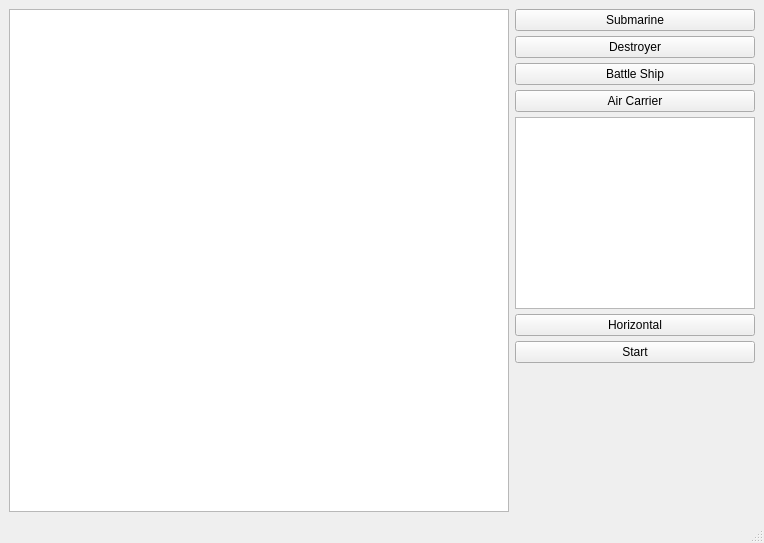
<?xml version="1.0" encoding="UTF-8"?>
<ui version="4.0">
 <class>SetWindow</class>
 <widget class="QMainWindow" name="SetWindow">
  <property name="windowModality">
   <enum>Qt::WindowModal</enum>
  </property>
  <property name="geometry">
   <rect>
    <x>0</x>
    <y>0</y>
    <width>764</width>
    <height>543</height>
   </rect>
  </property>
  <property name="sizePolicy">
   <sizepolicy hsizetype="Expanding" vsizetype="Expanding">
    <horstretch>0</horstretch>
    <verstretch>0</verstretch>
   </sizepolicy>
  </property>
  <property name="windowTitle">
   <string>MainWindow</string>
  </property>
  <property name="windowIcon">
   <iconset>
    <normaloff>../images/ship.png</normaloff>../images/ship.png</iconset>
  </property>
  <widget class="QWidget" name="centralwidget">
   <property name="sizePolicy">
    <sizepolicy hsizetype="Maximum" vsizetype="Maximum">
     <horstretch>0</horstretch>
     <verstretch>0</verstretch>
    </sizepolicy>
   </property>
   <layout class="QGridLayout" name="gridLayout">
    <item row="0" column="0">
     <layout class="QHBoxLayout" name="horizontalLayout" stretch="0,0">
      <property name="sizeConstraint">
       <enum>QLayout::SetMaximumSize</enum>
      </property>
      <item>
       <widget class="QTableWidget" name="fieldTable">
        <property name="tabKeyNavigation">
         <bool>false</bool>
        </property>
        <property name="defaultDropAction">
         <enum>Qt::CopyAction</enum>
        </property>
       </widget>
      </item>
      <item>
       <layout class="QVBoxLayout" name="verticalLayout">
        <property name="spacing">
         <number>5</number>
        </property>
        <property name="sizeConstraint">
         <enum>QLayout::SetMinimumSize</enum>
        </property>
        <property name="leftMargin">
         <number>0</number>
        </property>
        <property name="bottomMargin">
         <number>0</number>
        </property>
        <item>
         <widget class="QPushButton" name="submarineButton">
          <property name="text">
           <string>Submarine</string>
          </property>
         </widget>
        </item>
        <item>
         <widget class="QPushButton" name="destroyerButton">
          <property name="text">
           <string>Destroyer</string>
          </property>
         </widget>
        </item>
        <item>
         <widget class="QPushButton" name="battleButton">
          <property name="text">
           <string>Battle Ship</string>
          </property>
         </widget>
        </item>
        <item>
         <widget class="QPushButton" name="airCarrierButton">
          <property name="text">
           <string>Air Carrier</string>
          </property>
         </widget>
        </item>
        <item>
         <widget class="QTableWidget" name="shipTable">
          <property name="sizePolicy">
           <sizepolicy hsizetype="Preferred" vsizetype="Preferred">
            <horstretch>0</horstretch>
            <verstretch>0</verstretch>
           </sizepolicy>
          </property>
          <property name="maximumSize">
           <size>
            <width>240</width>
            <height>240</height>
           </size>
          </property>
          <property name="editTriggers">
           <set>QAbstractItemView::NoEditTriggers</set>
          </property>
          <property name="dragEnabled">
           <bool>true</bool>
          </property>
          <property name="dragDropOverwriteMode">
           <bool>false</bool>
          </property>
          <property name="defaultDropAction">
           <enum>Qt::CopyAction</enum>
          </property>
          <attribute name="horizontalHeaderVisible">
           <bool>false</bool>
          </attribute>
          <attribute name="verticalHeaderVisible">
           <bool>false</bool>
          </attribute>
         </widget>
        </item>
        <item>
         <widget class="QPushButton" name="directionButton">
          <property name="text">
           <string>Horizontal</string>
          </property>
         </widget>
        </item>
        <item>
         <widget class="QPushButton" name="startButton">
          <property name="text">
           <string>Start</string>
          </property>
         </widget>
        </item>
        <item>
         <spacer name="verticalSpacer">
          <property name="orientation">
           <enum>Qt::Vertical</enum>
          </property>
          <property name="sizeHint" stdset="0">
           <size>
            <width>20</width>
            <height>40</height>
           </size>
          </property>
         </spacer>
        </item>
       </layout>
      </item>
     </layout>
    </item>
   </layout>
  </widget>
  <widget class="QMenuBar" name="menubar">
   <property name="geometry">
    <rect>
     <x>0</x>
     <y>0</y>
     <width>764</width>
     <height>27</height>
    </rect>
   </property>
  </widget>
  <widget class="QStatusBar" name="statusbar"/>
 </widget>
 <resources/>
 <connections/>
</ui>
